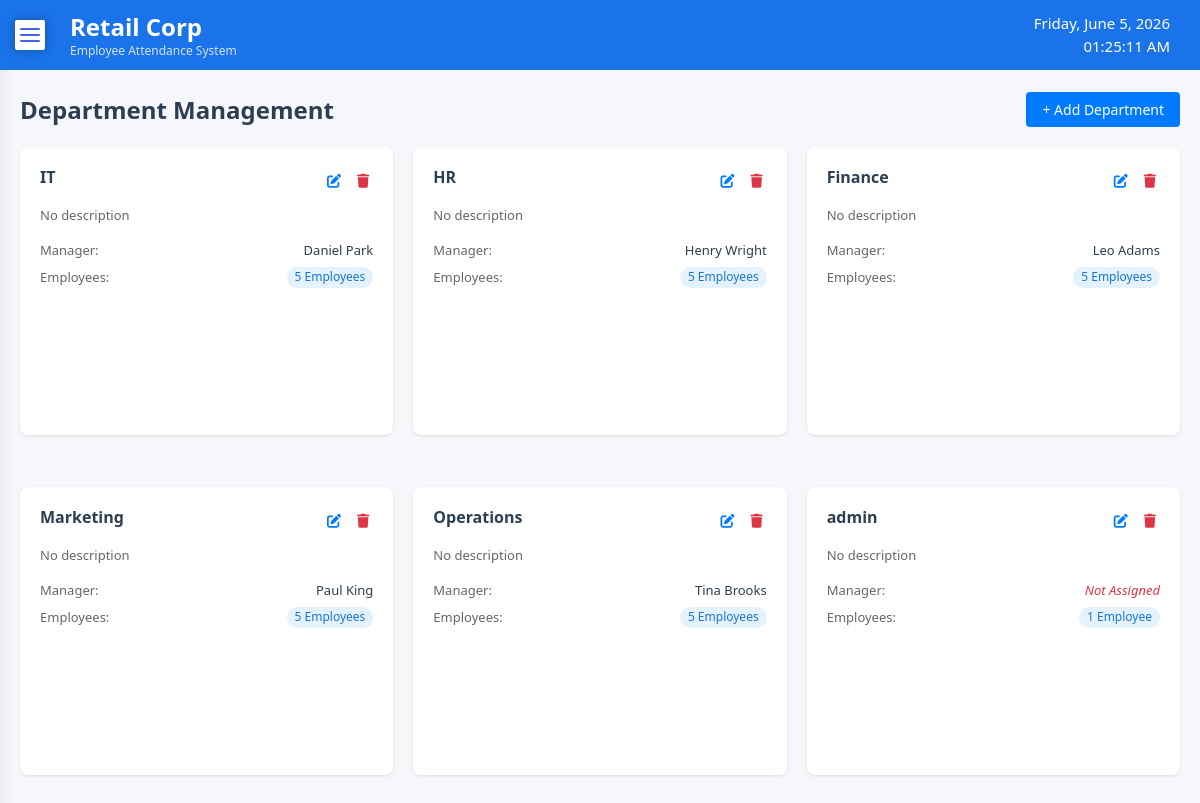
The page /admin/department_management.php (signed in) on the database its author committed.
### tables this page shows
CREATE TABLE IF NOT EXISTS departments (
    id INT AUTO_INCREMENT PRIMARY KEY,
    name VARCHAR(100) NOT NULL,
    description TEXT,
    shift_required BOOLEAN DEFAULT 0
);

### admin/department_management.php (the view, shortened to what this page needs)
<?php
require '../component/connection.php';
$stmt = $pdo->prepare("SELECT d.*, COUNT(e.employee_id) as employee_count,
                       GROUP_CONCAT(CASE WHEN e.user_type = 'manager' THEN e.name END) as manager_name
                       FROM departments d
                       LEFT JOIN employees e ON d.id = e.department_id
                       GROUP BY d.id");
$stmt->execute();
$departments = $stmt->fetchAll(PDO::FETCH_ASSOC);
?>
<!DOCTYPE html>
<html lang="en">
<head>
  <link rel="stylesheet" href="../css/department_management.css" />
  <link rel="stylesheet" href="https://cdnjs.cloudflare.com/ajax/libs/font-awesome/6.4.0/css/all.min.css" />
</head>
<body>
  <?php include 'sidebar.php'; ?>
  <div class="container">
    <div class="department_management-header">
      <h1>Department Management</h1>
      <button class="add-department-btn" onclick="window.location.href='?add=1'">
        + Add Department
      </button>
    </div>
    <div class="departments-grid" id="departmentsGrid">
      <?php foreach ($departments as $dept):
        $manager = !empty($dept['manager_name']) ? $dept['manager_name'] : null;
      ?>
      <div class="department-card">
        <div class="department-header">
          <h3 class="department-title"><?= htmlspecialchars($dept['name']) ?></h3>
          <div class="department-actions">
            <button class="action-btn edit-btn" onclick="window.location.href='?edit=<?= $dept['id'] ?>'" title="Edit Department">
              <i class="fa-solid fa-pen-to-square"></i>
            </button>
            <form method="post" style="display:inline;">
              <button type="submit" class="action-btn delete-btn" title="Delete Department" onclick="return confirm('Are you sure you want to delete this department?')">
                <i class="fa-solid fa-trash"></i>
              </button>
            </form>
          </div>
        </div>
        <p class="department-description"><?= htmlspecialchars($dept['description'] ?? 'No description') ?></p>
        <div class="department-info">
          <div class="info-row">
            <span class="info-label">Manager:</span>
            <span class="info-value <?= !$manager ? 'no-manager' : '' ?>">
              <?= $manager ? htmlspecialchars($manager) : 'Not Assigned' ?>
            </span>
          </div>
          <div class="info-row">
            <span class="info-label">Employees:</span>
            <span class="employee-count">
              <?= $dept['employee_count'] ?> Employee<?= $dept['employee_count'] != 1 ? 's' : '' ?>
            </span>
          </div>
        </div>
      </div>
      <?php endforeach; ?>
    </div>
  </div>
</body>
</html>

### css/department_management.css (style rules this page uses)
* { margin: 0; padding: 0; box-sizing: border-box; }
body { font-family: 'Segoe UI', Tahoma, Geneva, Verdana, sans-serif; background-color: #f8f9fa; color: #333; line-height: 1.4; padding-top: 50px; }
.container { width: 100%; margin: 0 auto; padding: 20px; }
.department_management-header { display: flex; justify-content: space-between; align-items: center; margin-bottom: 20px; }
.department_management-header h1 { color: #2c3e50; font-size: 24px; font-weight: 600; }
.add-department-btn { background-color: #007bff; color: white; border: none; padding: 8px 16px; border-radius: 4px; cursor: pointer; font-size: 14px; display: flex; align-items: center; gap: 8px; flex-shrink: 0; }
.departments-grid { display: grid; grid-template-columns: repeat(3, 1fr); grid-template-rows: repeat(2, 1fr); gap: 20px; height: calc(100vh - 140px); }
.department-card { background: white; border-radius: 8px; padding: 20px; box-shadow: 0 1px 3px rgba(0,0,0,0.1); position: relative; transition: transform 0.2s ease, box-shadow 0.2s ease; height: 90%; }
.department-header { display: flex; justify-content: space-between; align-items: flex-start; margin-bottom: 12px; }
.department-title { font-size: 16px; font-weight: 600; color: #2c3e50; margin: 0; flex: 1; line-height: 1.3; }
.department-actions { display: flex; gap: 8px; margin-left: 10px; }
.action-btn { background: none; border: none; cursor: pointer; padding: 4px; border-radius: 4px; font-size: 14px; }
.edit-btn { color: #007bff; }
.delete-btn { color: #dc3545; }
.department-description { color: #666; font-size: 13px; margin-bottom: 16px; line-height: 1.4; }
.department-info { display: flex; flex-direction: column; gap: 8px; }
.info-row { display: flex; justify-content: space-between; align-items: center; font-size: 13px; }
.info-label { color: #666; font-weight: 500; }
.info-value { color: #2c3e50; font-weight: 500; }
.employee-count { background-color: #e3f2fd; color: #1976d2; padding: 2px 8px; border-radius: 12px; font-size: 12px; font-weight: 500; }
.no-manager { color: #dc3545; font-style: italic; }

### css/sidebar.css (style rules this page uses)
* { margin: 0; padding: 0; box-sizing: border-box; font-family: 'Segoe UI', Tahoma, Geneva, Verdana, sans-serif; }
body { background-color: #f5f7fb; }

### rows shown on the page
departments: name "IT", description "No description", manager "Daniel Park", employee_count "5"
departments: name "HR", description "No description", manager "Henry Wright", employee_count "5"
departments: name "Finance", description "No description", manager "Leo Adams", employee_count "5"
departments: name "Marketing", description "No description", manager "Paul King", employee_count "5"
departments: name "Operations", description "No description", manager "Tina Brooks", employee_count "5"
departments: name "admin", description "No description", shows "Not Assigned", employee_count "1"
